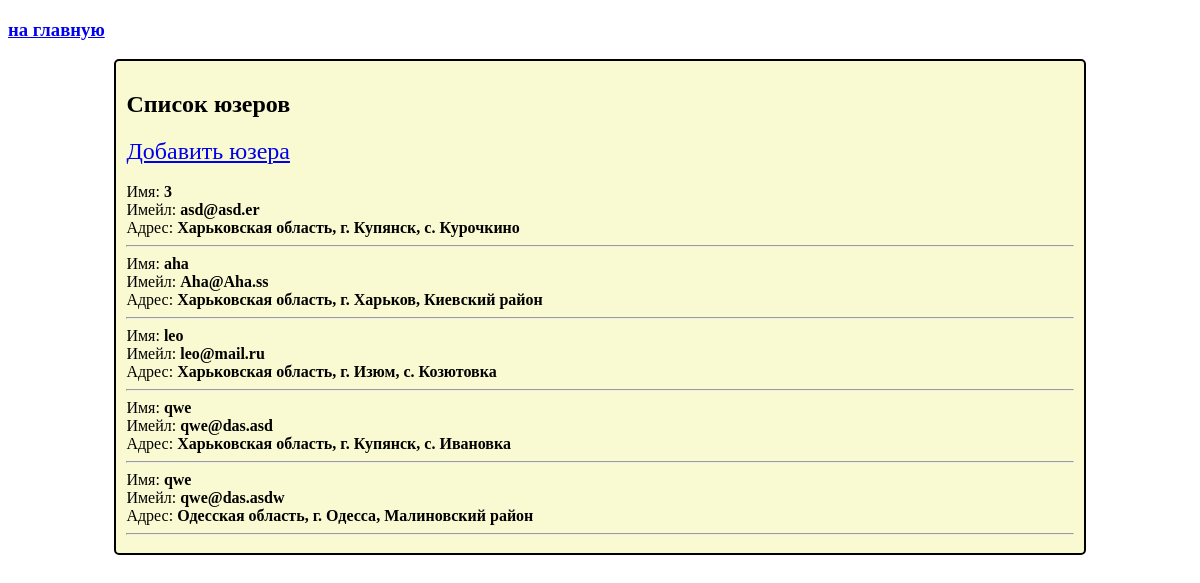
The page / on the database its author committed.
### tables this page shows
CREATE TABLE `users` (
  `id` int(11) NOT NULL,
  `name` varchar(60) NOT NULL,
  `email` varchar(60) DEFAULT NULL,
  `region_id` int(11) NOT NULL,
  `city_id` int(11) NOT NULL,
  `district_id` int(11) NOT NULL
);

CREATE TABLE `regions` (
  `id` int(11) NOT NULL,
  `name` varchar(60) DEFAULT NULL
);

CREATE TABLE `city` (
  `id` int(11) NOT NULL,
  `name` varchar(60) NOT NULL,
  `region_id` int(11) DEFAULT NULL
);

CREATE TABLE `districts` (
  `id` int(11) NOT NULL,
  `name` varchar(60) NOT NULL,
  `sity_id` int(11) NOT NULL
);

### application/controllers/MainController.php (called while the page is built, shortened)
<?php
class MainController extends Controller
{
    public function indexAction()
    {
        $users = $this->model->getUsers();
        $vars = [
            'users' => $users,
        ];
        $this->view->render('Главная страница', $vars);
    }
}

### index.php (called while the page is built, shortened)
<?php
spl_autoload_register(function ($class) {
    $path = str_replace('\\', '/', $class . '.php');
});
$router = new Router;
$router->run();

### application/core/Controller.php (called while the page is built, shortened)
<?php
abstract class Controller
{
    public function __construct($route)
    {
        $this->model = $this->loadModel($route['controller']);
    }
    public function loadModel($name)
    {
        $path = 'application\models\\' . ucfirst($name);
        if(class_exists($path)) {
            return new $path;
        }
    }
}

### application/config/db.php (called while the page is built)
<?php
return [
    'host' => 'localhost',
    'name' => 'artjoker',
    'user' => 'root',
    'password' => '',
];

### application/lib/Db.php (called while the page is built, shortened)
<?php
class Db
{
    protected $db;
    public function __construct()
    {
        $config = require 'application/config/db.php';
        $this->db = new PDO('mysql:host=' . $config['host'] . ';dbname=' . $config['name'] . '', $config['user'], $config['password']);
    }
    public function query($sql, $params = [])
    {
        $stmt = $this->db->prepare($sql);
        $stmt->execute();
        return $stmt;
    }
    public function row($sql, $params = [])
    {
        $result = $this->query($sql, $params);
        return $result->fetchAll(PDO::FETCH_ASSOC);
    }
}

### application/core/Model.php (called while the page is built, shortened)
<?php
abstract class Model
{
    public function __construct()
    {
        $this->db = new Db;
    }
}

### application/models/Main.php (called while the page is built, shortened)
<?php
class Main extends Model
{
    public function getUsers()
    {
        $result = $this->db->row("SELECT u.name as u_name, u.email as u_email, r.name as r_name, c.name as c_name, d.name as d_name FROM users u INNER JOIN regions r ON u.region_id = r.id INNER JOIN city c ON u.city_id = c.id INNER JOIN districts d ON u.district_id = d.id ORDER BY u_name ASC");
        return $result;
    }
}

### application/views/main/index.php (the view)
<h2>Список юзеров</h2>
<a href="http://artjoker/users/add" style="font-size: 24px">Добавить юзера</a>
<br><br>
<?php
foreach ($users as $k => $v) {
    echo 'Имя: <b>' . $v['u_name'] . '</b><br>';
    echo 'Имейл: <b>' . $v['u_email'] . '</b><br>';
    echo 'Адрес: <b>' . $v['r_name'] . ', г. ' . $v['c_name'] . ', ' . $v['d_name'] . '</b>';
    echo '<hr>';
}
?>

### application/core/Router.php (shortened to what this page needs)
<?php
class Router
{
    protected $routes = [];
    protected $params = [];
    public function add($route, $params)
    {
        $route = '#^' . $route . '$#';
        $this->routes[$route] = $params;
    }
    public function match()
    {
        $url = trim($_SERVER['REQUEST_URI'], '/');
        foreach ($this->routes as $route => $params) {
            if (preg_match($route, $url, $matches)) {
                $this->params = $params;
                return true;
            }
        }
        return false;
    }
    public function run()
    {
        if ($this->match()) {
            $path = 'application\controllers\\' . ucfirst($this->params['controller'] . 'Controller');
            if (class_exists($path)) {
                $action = $this->params['action'] . 'Action';
                if (method_exists($path, $action)) {
                    $controller = new $path($this->params);
                    $controller->$action();
                } else {
                    View::errorCode(404);
                }
            } else {
                View::errorCode(404);
            }
        } else {
            View::errorCode(404);
        }
    }
}

### application/core/View.php (shortened to what this page needs)
<?php
class View
{
    public $path;
    public $layout = 'default';
    public function __construct($route)
    {
        $this->path = $route['controller'] . '/' . $route['action'];
    }
    public function render($title, $vars = [])
    {
        if (file_exists('application/views/' . $this->path . '.php')) {
            require 'application/views/' . $this->path . '.php';
            $content = ob_get_clean();
            require 'application/views/layouts/' . $this->layout . '.php';
        } else {
            echo 'Вид не найден: ' . $this->path;
        }
    }
}

### application/views/layouts/default.php (shortened to what this page needs)
<!doctype html>
<html lang="en">
<head>
    <link rel="stylesheet" href="/public/css/style.css">
</head>
<body>
<h3><a href="http://artjoker/">на главную</a></h3>
<div class="container">
    <?php echo $content; ?>
</div>
</body>
</html>

### public/css/style.css (style rules this page uses)
.container { width: 80%; padding: 10px; margin: auto; background: lightgoldenrodyellow; border-radius: 5px; border: 2px solid black; }

### rows shown on the page
users: name "3", email "asd@asd.er", region.name "Харьковская область", city.name "Купянск", district.name "с. Курочкино"
users: name "aha", email "Aha@Aha.ss", region.name "Харьковская область", city.name "Харьков", district.name "Киевский район"
users: name "leo", email "leo@mail.ru", region.name "Харьковская область", city.name "Изюм", district.name "с. Козютовка"
users: name "qwe", email "qwe@das.asd", region.name "Харьковская область", city.name "Купянск", district.name "с. Ивановка"
users: name "qwe", email "qwe@das.asdw", region.name "Одесская область", city.name "Одесса", district.name "Малиновский район"
